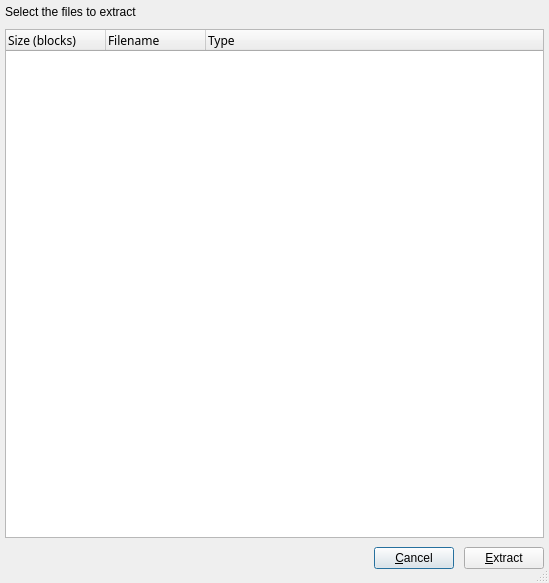
<?xml version="1.0" encoding="UTF-8"?>
<ui version="4.0">
 <class>Selectd64FilesDialog</class>
 <widget class="QDialog" name="Selectd64FilesDialog">
  <property name="windowModality">
   <enum>Qt::ApplicationModal</enum>
  </property>
  <property name="geometry">
   <rect>
    <x>0</x>
    <y>0</y>
    <width>549</width>
    <height>583</height>
   </rect>
  </property>
  <property name="windowTitle">
   <string/>
  </property>
  <property name="sizeGripEnabled">
   <bool>true</bool>
  </property>
  <property name="modal">
   <bool>true</bool>
  </property>
  <layout class="QVBoxLayout" name="verticalLayout_2">
   <property name="spacing">
    <number>0</number>
   </property>
   <property name="leftMargin">
    <number>5</number>
   </property>
   <property name="topMargin">
    <number>5</number>
   </property>
   <property name="rightMargin">
    <number>5</number>
   </property>
   <property name="bottomMargin">
    <number>5</number>
   </property>
   <item>
    <layout class="QVBoxLayout" name="verticalLayout">
     <property name="spacing">
      <number>0</number>
     </property>
     <item>
      <widget class="QFrame" name="frame">
       <property name="frameShape">
        <enum>QFrame::NoFrame</enum>
       </property>
       <property name="frameShadow">
        <enum>QFrame::Plain</enum>
       </property>
       <property name="lineWidth">
        <number>0</number>
       </property>
       <layout class="QGridLayout" name="gridLayout_2">
        <property name="leftMargin">
         <number>0</number>
        </property>
        <property name="topMargin">
         <number>0</number>
        </property>
        <property name="rightMargin">
         <number>0</number>
        </property>
        <property name="bottomMargin">
         <number>0</number>
        </property>
        <property name="spacing">
         <number>0</number>
        </property>
        <item row="0" column="0">
         <layout class="QGridLayout" name="gridLayout">
          <property name="horizontalSpacing">
           <number>0</number>
          </property>
          <property name="verticalSpacing">
           <number>10</number>
          </property>
          <item row="1" column="0">
           <widget class="QTreeWidget" name="d64contents">
            <property name="font">
             <font>
              <family>Monaco</family>
             </font>
            </property>
            <property name="selectionMode">
             <enum>QAbstractItemView::ExtendedSelection</enum>
            </property>
            <property name="rootIsDecorated">
             <bool>false</bool>
            </property>
            <property name="itemsExpandable">
             <bool>false</bool>
            </property>
            <property name="expandsOnDoubleClick">
             <bool>false</bool>
            </property>
            <property name="columnCount">
             <number>3</number>
            </property>
            <attribute name="headerDefaultSectionSize">
             <number>100</number>
            </attribute>
            <column>
             <property name="text">
              <string>Size (blocks)</string>
             </property>
            </column>
            <column>
             <property name="text">
              <string>Filename</string>
             </property>
            </column>
            <column>
             <property name="text">
              <string>Type</string>
             </property>
            </column>
           </widget>
          </item>
          <item row="0" column="0">
           <widget class="QLabel" name="label">
            <property name="text">
             <string>Select the files to extract</string>
            </property>
           </widget>
          </item>
         </layout>
        </item>
       </layout>
      </widget>
     </item>
     <item>
      <widget class="QFrame" name="frame_2">
       <property name="minimumSize">
        <size>
         <width>0</width>
         <height>40</height>
        </size>
       </property>
       <property name="maximumSize">
        <size>
         <width>16777215</width>
         <height>40</height>
        </size>
       </property>
       <property name="frameShape">
        <enum>QFrame::NoFrame</enum>
       </property>
       <property name="frameShadow">
        <enum>QFrame::Plain</enum>
       </property>
       <property name="lineWidth">
        <number>0</number>
       </property>
       <layout class="QHBoxLayout" name="horizontalLayout_2">
        <property name="spacing">
         <number>0</number>
        </property>
        <property name="leftMargin">
         <number>0</number>
        </property>
        <property name="topMargin">
         <number>0</number>
        </property>
        <property name="rightMargin">
         <number>0</number>
        </property>
        <property name="bottomMargin">
         <number>0</number>
        </property>
        <item>
         <layout class="QHBoxLayout" name="horizontalLayout">
          <property name="spacing">
           <number>10</number>
          </property>
          <property name="rightMargin">
           <number>0</number>
          </property>
          <item>
           <spacer name="horizontalSpacer">
            <property name="orientation">
             <enum>Qt::Horizontal</enum>
            </property>
            <property name="sizeHint" stdset="0">
             <size>
              <width>40</width>
              <height>20</height>
             </size>
            </property>
           </spacer>
          </item>
          <item>
           <widget class="QPushButton" name="cancelBtn">
            <property name="text">
             <string>&amp;Cancel</string>
            </property>
           </widget>
          </item>
          <item>
           <widget class="QPushButton" name="extractBtn">
            <property name="text">
             <string>&amp;Extract</string>
            </property>
            <property name="flat">
             <bool>false</bool>
            </property>
           </widget>
          </item>
         </layout>
        </item>
       </layout>
      </widget>
     </item>
    </layout>
   </item>
  </layout>
 </widget>
 <resources/>
 <connections/>
</ui>
